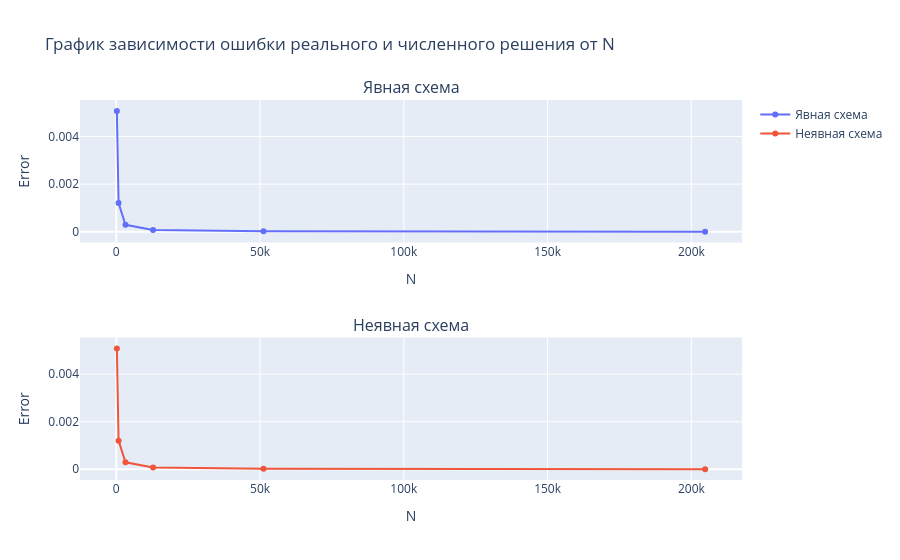

This figure's notebook cell:
### Code cell
fig = make_subplots(rows=2,cols=1,subplot_titles=("Явная схема","Неявная схема"))
fig.add_trace(go.Scatter(x=N_arr_exp,y=errors_exp,mode='lines+markers',name='Явная схема'),row=1,col=1)
fig.add_trace(go.Scatter(x=N_arr_imp,y=errors_imp,mode='lines+markers',name='Неявная схема'),row=2,col=1)

fig.update_xaxes(title_text='N')
fig.update_yaxes(title_text='Error')
fig.update_layout(title_text='График зависимости ошибки реального и численного решения от N')
fig.show()

### Figure 1 — Plotly figure (JSON) as saved in the notebook; plotly's stock layout.template omitted (floating-point values rounded to 4 significant figures)
{"data": [{"mode": "lines+markers", "name": "Явная схема", "type": "scatter", "x": [200, 800, 3200, 12800, 51200, 204800], "xaxis": "x", "y": [0.005079, 0.001205, 0.0002927, 7.206e-05, 1.788e-05, 4.451e-06], "yaxis": "y"}, {"mode": "lines+markers", "name": "Неявная схема", "type": "scatter", "x": [200, 800, 3200, 12800, 51200, 204800], "xaxis": "x2", "y": [0.005084, 0.001203, 0.0002931, 7.234e-05, 1.797e-05, 4.479e-06], "yaxis": "y2"}], "layout": {"annotations": [{"font": {"size": 16}, "showarrow": false, "text": "Явная схема", "x": 0.5, "xanchor": "center", "xref": "paper", "y": 1, "yanchor": "bottom", "yref": "paper"}, {"font": {"size": 16}, "showarrow": false, "text": "Неявная схема", "x": 0.5, "xanchor": "center", "xref": "paper", "y": 0.375, "yanchor": "bottom", "yref": "paper"}], "title": {"text": "График зависимости ошибки реального и численного решения от N"}, "xaxis": {"anchor": "y", "domain": [0, 1], "title": {"text": "N"}}, "xaxis2": {"anchor": "y2", "domain": [0, 1], "title": {"text": "N"}}, "yaxis": {"anchor": "x", "domain": [0.625, 1], "title": {"text": "Error"}}, "yaxis2": {"anchor": "x2", "domain": [0, 0.375], "title": {"text": "Error"}}}}
